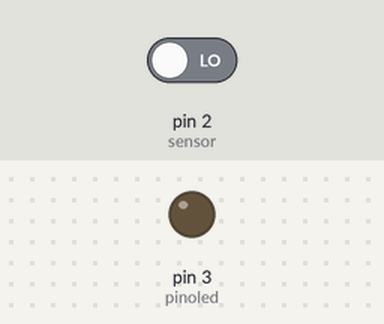
Bench run of a sketch on a simulated Arduino Uno, built with avr-gcc and run on an emulated ATmega328P. Parts: output pins drawn as LEDs (lit = HIGH). Dashed ring = blinking. Inputs (shaded band) come from the test bench; at power-on: pin 2 (sensor) LOW.

Above: at 1.2 s.
1.3 s: pin 2 (sensor) driven HIGH
At 1.48 s:
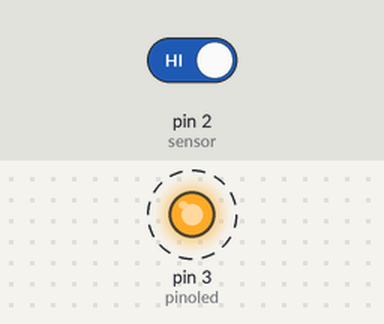
4.3 s: pin 2 (sensor) driven LOW
At 4.3 s:
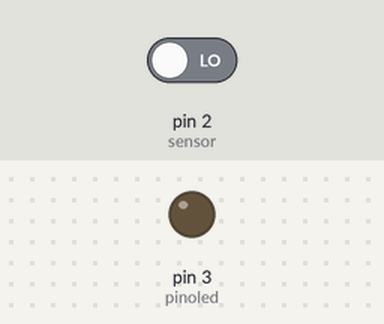
Timing chart, 0 to 7.3 s (numbered marks = the images above; inputs shaded):
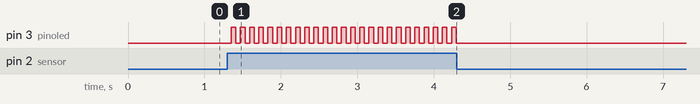

The sketch:

Test_SensorSom.ino
```cpp
#define pinoled 3
#define sensor 2
bool rele,n;
int i;
unsigned long tempoZero,delae;
void setup() {

  pinMode(pinoled, OUTPUT);
  pinMode(sensor, INPUT);
  rele= false;
  digitalWrite(pinoled,rele);
  i=0;
}

void loop() {
tempoZero= millis();
  delay(30);
  if (digitalRead(sensor)==true){
    i+=1;
  }
  if (i==2){
    rele=!rele;
    i=0;
    }
  if (millis()-tempoZero>250){
    i=0;
    }
  digitalWrite(pinoled,rele);
}
```

Measured:
- after the input at 1.3 s, pin 3 (pinoled): alternates HIGH for 0.06 s and LOW for 0.06 s, starting after 0.05 s
- after the input at 4.3 s, pin 3 (pinoled): stops changing and stays LOW
